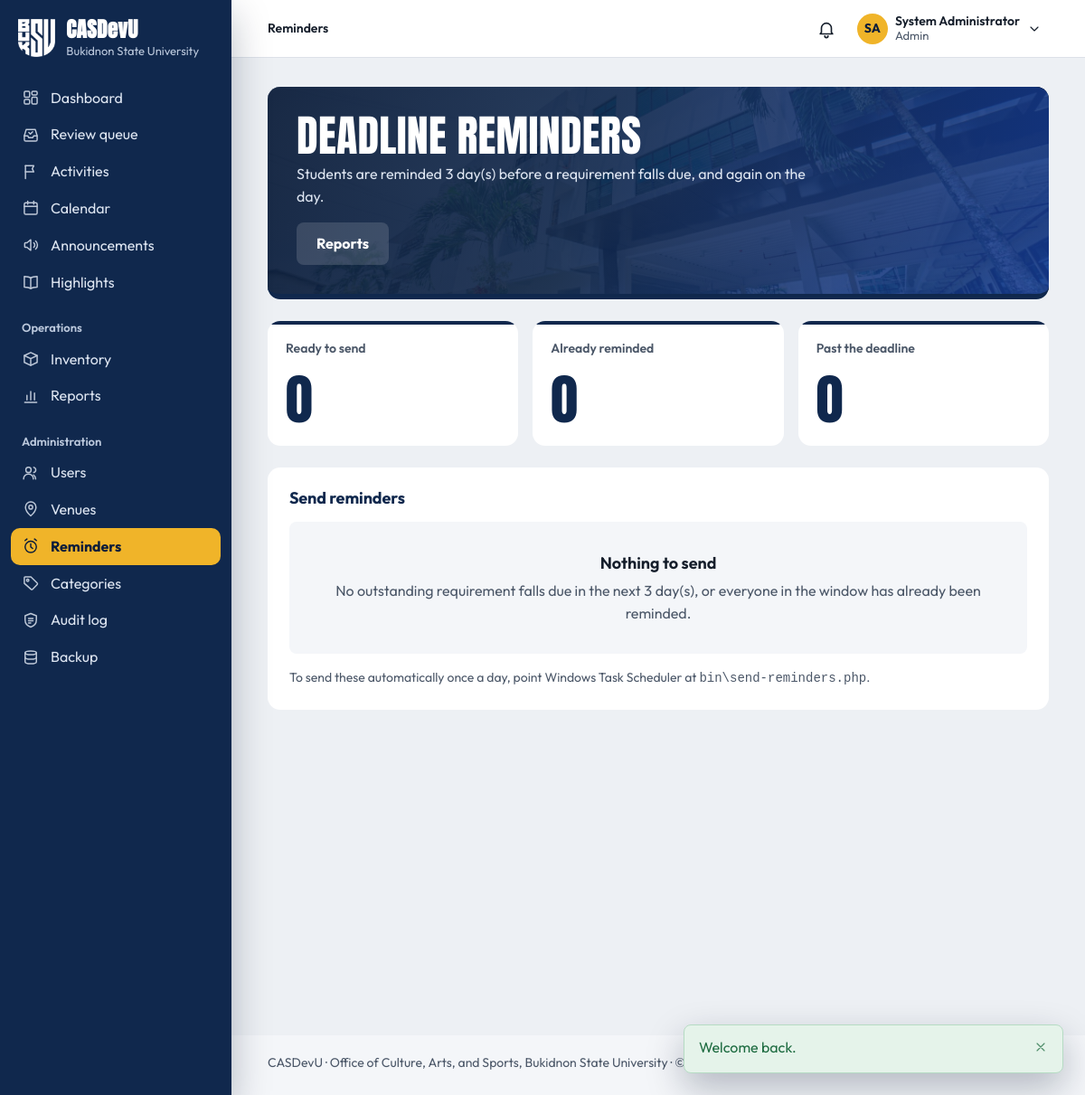
The app's page /admin/reminders.php (signed in) with its own data.
### tables this page shows
CREATE TABLE users (
    user_id         INT UNSIGNED AUTO_INCREMENT PRIMARY KEY,
    role_id         TINYINT UNSIGNED NOT NULL,

     
    email           VARCHAR(150) NOT NULL UNIQUE,    
    password_hash   VARCHAR(255) NOT NULL,           
     
    student_number  VARCHAR(30)  NULL UNIQUE,        
    first_name      VARCHAR(80)  NOT NULL,
    middle_name     VARCHAR(80)  NULL,
    last_name       VARCHAR(80)  NOT NULL,
    sex             ENUM('male','female','other') NULL,
    birth_date      DATE         NULL,
    contact_number  VARCHAR(30)  NULL,
    photo_path      VARCHAR(255) NULL,
    id_front_path   VARCHAR(255) NULL,               
    id_back_path    VARCHAR(255) NULL,               

     
    course_id       INT UNSIGNED     NULL,
    year_level_id   TINYINT UNSIGNED NULL,
    section         VARCHAR(20)      NULL,
     
    connection_note VARCHAR(500)     NULL,

     
    status          ENUM('pending','active','inactive','suspended')
                        NOT NULL DEFAULT 'pending',
    last_login_at   DATETIME NULL,
    created_at      TIMESTAMP NOT NULL DEFAULT CURRENT_TIMESTAMP,
    updated_at      TIMESTAMP NOT NULL DEFAULT CURRENT_TIMESTAMP
                        ON UPDATE CURRENT_TIMESTAMP,

    CONSTRAINT fk_users_role       FOREIGN KEY (role_id)       REFERENCES roles(role_id),
    CONSTRAINT fk_users_course     FOREIGN KEY (course_id)     REFERENCES courses(course_id)
                                       ON DELETE SET NULL,
    CONSTRAINT fk_users_year_level FOREIGN KEY (year_level_id) REFERENCES year_levels(year_level_id)
                                       ON DELETE SET NULL,

    INDEX idx_users_role   (role_id),
    INDEX idx_users_status (status),
    INDEX idx_users_name   (last_name, first_name)
);

CREATE TABLE settings (
    setting_key     VARCHAR(80) PRIMARY KEY,
    setting_value   TEXT NULL,
    description     VARCHAR(255) NULL,
    updated_at      TIMESTAMP NOT NULL DEFAULT CURRENT_TIMESTAMP
                        ON UPDATE CURRENT_TIMESTAMP
);

### public/admin/reminders.php (the view, shortened to what the rows shown need)
<?php
require_role(['staff', 'admin']);
$preview  = send_due_reminders(true);
$leadDays = reminder_lead_days();
$pending = array_values(array_filter(
    $preview['items'], static fn(array $i): bool => $i['outcome'] === 'would send'
));
require __DIR__ . '/../../includes/layout/header.php';
?>
<div class="page-head">
    <div>
        <h1>Deadline reminders</h1>
        <p>Students are reminded <?= $leadDays ?> day(s) before a requirement falls due, and again on the day.</p>
    </div>
</div>
<section class="card">
    <div class="card-head"><h2>Send reminders</h2></div>
    <?php if ($pending === []): ?>
        <div class="empty">
            <strong>Nothing to send</strong>
            No outstanding requirement falls due in the next <?= $leadDays ?> day(s),
            or everyone in the window has already been reminded.
        </div>
    <?php endif; ?>
    <p class="hint mt-4">
        To send these automatically once a day, point Windows Task Scheduler at
        <code>bin\send-reminders.php</code>.
    </p>
</section>
<?php require __DIR__ . '/../../includes/layout/footer.php'; ?>

### includes/layout/header.php (shortened to what the rows shown need)
<?php
$user         = current_user();
$role         = current_role();
$currentFile  = basename($_SERVER['SCRIPT_NAME']);
$currentDir   = basename(dirname($_SERVER['SCRIPT_NAME']));
$isStudent    = $role === 'student';
$navSection = match (true) {
    in_array($currentDir, ['public', ''], true) && $currentFile === 'index.php'   => 'dashboard',
    in_array($currentDir, ['public', ''], true) && $currentFile === 'review.php'  => 'review',
    $currentFile === 'notifications.php'                        => 'notifications',
    $currentFile === 'profile.php'                              => 'profile',
    $currentFile === 'settings.php'                             => 'settings',
    $currentFile === 'calendar.php'                             => 'calendar',
    $currentDir === 'activities'                                => 'activities',
    $currentDir === 'announcements'                             => 'announcements',
    $currentDir === 'highlights'                                => 'highlights',
    $currentDir === 'inventory' && $isStudent && in_array($currentFile, ['reservations.php', 'borrow.php'], true) => 'borrow-requests',
    $currentDir === 'inventory'                                 => 'inventory',
    $currentDir === 'reports'                                   => 'reports',
    $currentDir === 'admin'                                     => pathinfo($currentFile, PATHINFO_FILENAME),
    $currentDir === 'requirements' && $isStudent                => 'my-requirements',
    $currentDir === 'participation' && $isStudent               => 'my-activities',
    $currentDir === 'participation' || $currentDir === 'requirements' => 'activities',
    default                                                     => '',
};
$sections = [
    'dashboard'       => ['Dashboard', 'index.php'],
    'review'          => ['Review queue', 'review.php'],
    'notifications'   => ['Notifications', 'notifications.php'],
    'profile'         => ['My profile', 'profile.php'],
    'settings'        => ['Settings', 'settings.php'],
    'calendar'        => ['Calendar', 'activities/calendar.php'],
    'activities'      => ['Activities', 'activities/index.php'],
    'announcements'   => ['Announcements', 'announcements/index.php'],
    'highlights'      => ['Highlights', 'highlights/index.php'],
    'inventory'       => [$isStudent ? 'Costumes & equipment' : 'Inventory', 'inventory/index.php'],
    'reports'         => ['Reports', 'reports/index.php'],
    'my-activities'   => ['My activities', 'participation/my-activities.php'],
    'my-requirements' => ['My requirements', 'requirements/mine.php'],
    'borrow-requests' => ['My borrow requests', 'inventory/reservations.php'],
    'users'           => [has_role('admin') ? 'Users' : 'Accounts', 'admin/users.php'],
    'venues'          => ['Venues', 'admin/venues.php'],
    'reminders'       => ['Reminders', 'admin/reminders.php'],
    'categories'      => ['Categories', 'admin/categories.php'],
    'audit'           => ['Audit log', 'admin/audit.php'],
    'backup'          => ['Backup', 'admin/backup.php'],
];
$initials = $user
    ? strtoupper(mb_substr((string) $user['first_name'], 0, 1) . mb_substr((string) $user['last_name'], 0, 1))
    : '';
?>
<!DOCTYPE html>
<html lang="en">
<head>
    <link rel="stylesheet" href="<?= asset('css/style.css') ?>">
</head>
<body>
<div class="app<?= $user ? '' : ' app-public' ?>">
<div class="main">
<?php if ($user): ?>
    <?php
    [$sectionLabel, $sectionHref] = $sections[$navSection] ?? ['', ''];
    $pageLabel  = (string) ($pageTitle ?? '');
    $isSectionHome = $sectionHref !== '' && str_ends_with($_SERVER['SCRIPT_NAME'], '/' . $sectionHref);
    ?>
    <header class="topbar">
        <nav class="breadcrumb" aria-label="Breadcrumb">
            <ol>
                <?php if ($sectionLabel !== '' && !$isSectionHome): ?>
                    <li><a href="<?= url($sectionHref) ?>"><?= e($sectionLabel) ?></a></li>
                    <li aria-current="page"><?= e($pageLabel) ?></li>
                <?php else: ?>
                    <li aria-current="page"><?= e($sectionLabel !== '' ? $sectionLabel : $pageLabel) ?></li>
                <?php endif; ?>
            </ol>
        </nav>
        <div class="topbar-actions">
            <?php require __DIR__ . '/notifications-menu.php'; ?>
            <details class="account-menu" data-menu>
                <summary class="account-trigger" aria-label="Account menu for <?= e(full_name($user)) ?>">
                    <?php if ($userPhotoUrl = user_photo_url($user)): ?>
                        <img class="account-initials" src="<?= e($userPhotoUrl) ?>" alt="" width="34" height="34">
                    <?php else: ?>
                        <span class="account-initials" aria-hidden="true"><?= e($initials) ?></span>
                    <?php endif; ?>
                    <span class="account-text">
                        <span class="account-name"><?= e(full_name($user)) ?></span>
                        <span class="account-role"><?= e(ucfirst((string) $role)) ?></span>
                    </span>
                    <?= icon('chevron-down', 'icon account-chevron') ?>
                </summary>
            </details>
        </div>
    </header>
<?php endif; ?>
<main class="page" id="main" tabindex="-1">

### includes/layout/footer.php
</main>
<footer class="footer">
    <p><?= e(APP_NAME) ?> · <?= e(office_name()) ?>, <?= e(university_name()) ?> · &copy; <?= date('Y') ?></p>
</footer>
</div>
</div>
</body>
</html>

### records on screen
users: initials "SA", full_name($user) "System Administrator"
settings: setting_value "3"
settings: setting_value "Office of Culture, Arts, and Sports"
settings: setting_value "Bukidnon State University"

### other values on screen
APP_NAME "CASDevU"
UNIVERSITY "Bukidnon State University"
$label "Dashboard Review queue Activities Calendar Announcements Highlights Inventory Reports Users Venues Reminders Categories Audit log Backup"
$sectionLabel !== '' ? $sectionLabel : $pageLabel "Reminders"
$role "Admin"
$flashMessage['message'] "Welcome back."
count($pending) "0"
count($already) "0"
count($overdue) "0"
